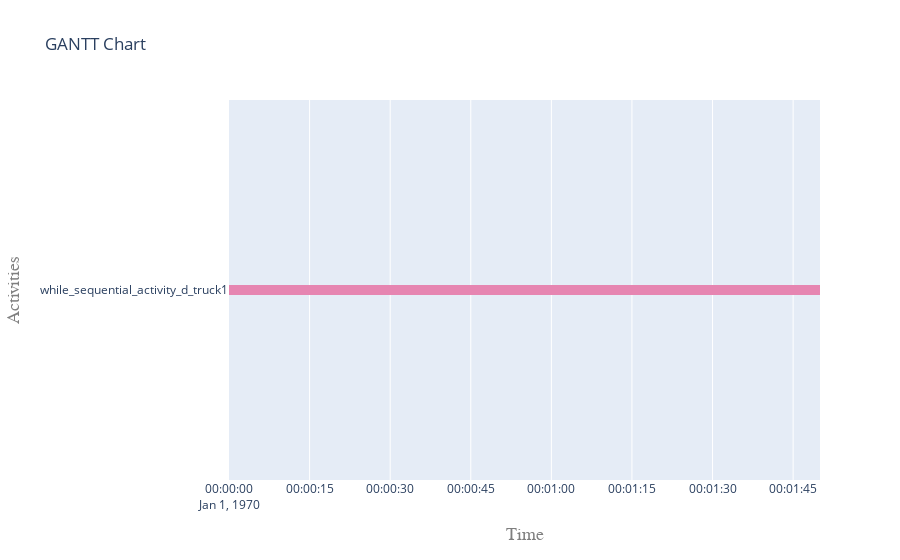

Write notebook code for a chart like this one.
### Code cell
# Plotting Gantt chart for a specific truck (e.g., "truck1")
specific_truck = "truck1"
specific_truck_activities = [activities_d_truck[f"activities_d_truck{i}"] for i in range(1, total_trucks + 1) if f"truck{i}" == specific_truck]

fig_gantt_specific_truck = plot.get_gantt_chart(specific_truck_activities, id_map=[*activities_d_truck.values()])

### Figure 1 — Plotly figure (JSON) as saved in the notebook; plotly's stock layout.template omitted (floating-point values rounded to 4 significant figures)
{"data": [{"connectgaps": false, "hoverinfo": "y+name", "line": {"color": "rgb(230,133,177)", "width": 10}, "mode": "lines", "name": "while_sequential_activity_d_truck1", "type": "scatter", "x": ["1970-01-01T00:00:00", "1970-01-01T00:00:00", "1970-01-01T00:01:50", "1970-01-01T00:01:50", "1970-01-01T00:01:50", "1970-01-01T00:00:00", "1970-01-01T00:00:00", "1970-01-01T00:01:50", "1970-01-01T00:01:50", "1970-01-01T00:01:50"], "y": ["while_sequential_activity_d_truck1", "while_sequential_activity_d_truck1", "while_sequential_activity_d_truck1", "while_sequential_activity_d_truck1", null, "while_sequential_activity_d_truck1", "while_sequential_activity_d_truck1", "while_sequential_activity_d_truck1", "while_sequential_activity_d_truck1", null]}], "layout": {"autosize": true, "hovermode": "closest", "legend": {"orientation": "h", "x": 0, "y": -0.2}, "title": {"text": "GANTT Chart"}, "xaxis": {"range": ["1970-01-01T00:00:00", "1970-01-01T00:01:50"], "title": {"font": {"color": "#7f7f7f", "family": "Courier New, monospace", "size": 18}, "text": "Time"}, "type": "date"}, "yaxis": {"autorange": true, "range": [-1, 1], "title": {"font": {"color": "#7f7f7f", "family": "Courier New, monospace", "size": 18}, "text": "Activities"}, "type": "category"}}}
